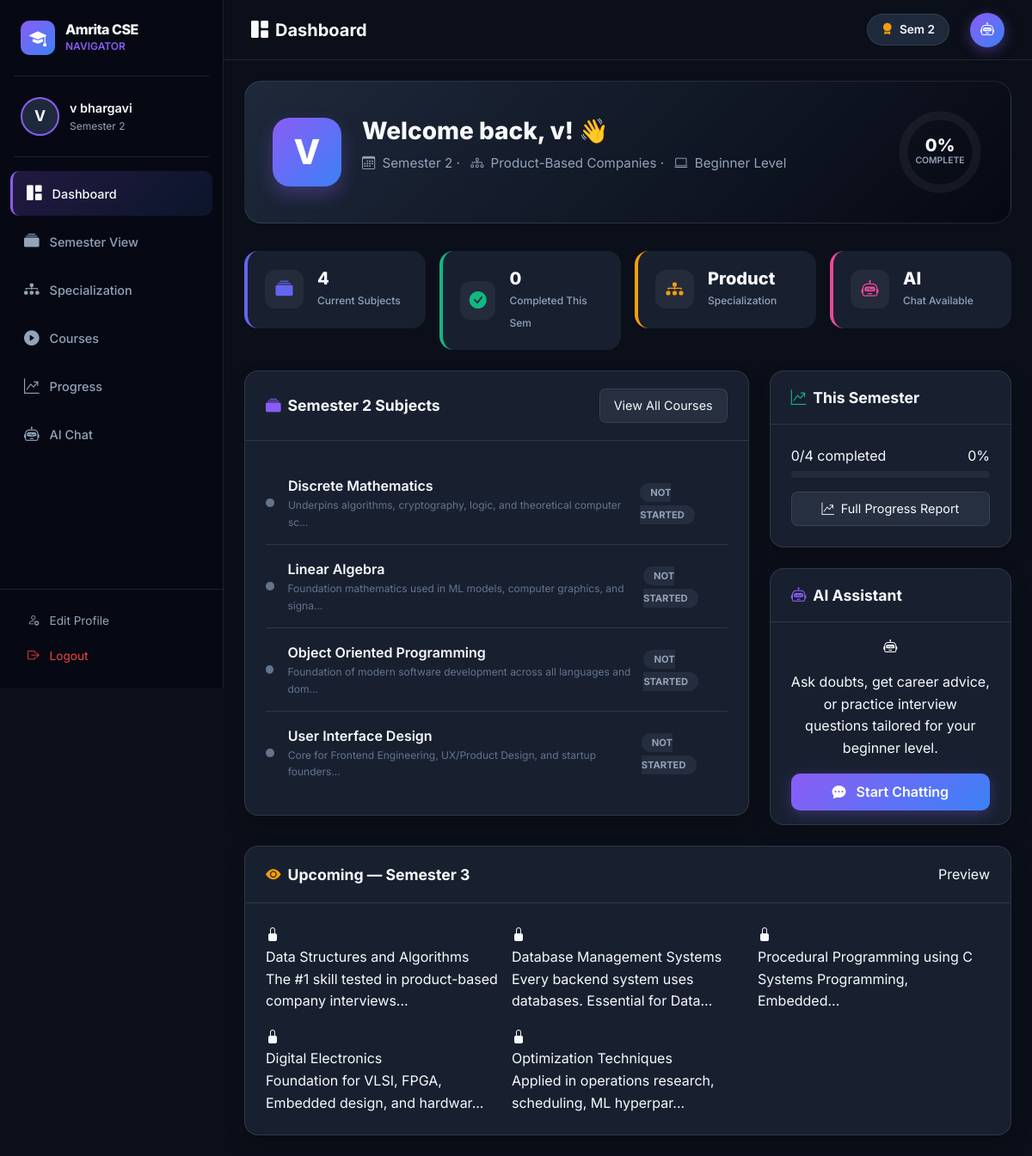
/dashboard (signed in), run on the app's committed database.
### models.py (models this page shows, shortened)
class User(db.Model):
    __tablename__ = "users"
    id = db.Column(db.Integer, primary_key=True)
    name = db.Column(db.String(120), nullable=False)
    semester = db.Column(db.Integer, nullable=False, default=1)
    cgpa = db.Column(db.Float, nullable=True)
    coding_level = db.Column(db.String(50), default="Beginner")
    career_goal_desc = db.Column(db.Text, nullable=True)
    specialization = db.Column(db.String(50), default="Product-Based Companies")
    progress = db.relationship("Progress", backref="user", lazy=True, cascade="all, delete-orphan")
    chat_history = db.relationship("ChatHistory", backref="user", lazy=True, cascade="all, delete-orphan")
    def to_dict(self):
        return {
            "id": self.id,
            "name": self.name,
            "semester": self.semester,
            "cgpa": self.cgpa,
            "coding_level": self.coding_level,
            "career_goal_desc": self.career_goal_desc,
            "specialization": self.specialization,
        }

class Subject(db.Model):
    __tablename__ = "subjects"
    id = db.Column(db.Integer, primary_key=True)
    semester = db.Column(db.Integer, nullable=False)
    subject_name = db.Column(db.String(200), nullable=False)
    career_relevance = db.Column(db.Text, nullable=True)
    progress = db.relationship("Progress", backref="subject", lazy=True)

### app.py (the view)
@app.route("/dashboard")
def dashboard():
    user = get_current_user()
    if not user:
        return redirect(url_for("profile"))
    current_sem_subjects = Subject.query.filter_by(semester=user.semester).all()
    next_sem = user.semester + 1 if user.semester < 8 else None
    next_sem_subjects = Subject.query.filter_by(semester=next_sem).all() if next_sem else []
    progress_stats = get_user_progress_stats(user)
    subject_progress = {}
    for s in current_sem_subjects:
        prog = Progress.query.filter_by(user_id=user.id, subject_id=s.id).first()
        subject_progress[s.id] = prog.status if prog else "Not Started"
    return render_template(
        "dashboard.html",
        user=user,
        current_sem_subjects=current_sem_subjects,
        next_sem_subjects=next_sem_subjects,
        next_sem=next_sem,
        progress_stats=progress_stats,
        subject_progress=subject_progress,
        career_map=CAREER_MAP,
    )

### app.py (called while the page is built)
def get_current_user():
    user_id = session.get("user_id")
    if user_id:
        return User.query.get(user_id)
    return None

### templates/dashboard.html (shortened to what this page needs)
{% extends "base.html" %}
{% set current_user = user %}
{% block page_title %}<i class="bi bi-grid-1x2-fill me-2"></i>Dashboard{% endblock %}
{% block content %}
<div class="welcome-banner animate-fadeInUp">
    <div class="welcome-left">
        <div class="welcome-avatar">{{ user.name[0].upper() }}</div>
        <div>
            <h2 class="welcome-title">Welcome back, {{ user.name.split()[0] }}! 👋</h2>
            <p class="welcome-sub">
                <i class="bi bi-calendar3 me-1"></i> Semester {{ user.semester }} ·
                <i class="bi bi-diagram-3 me-1 ms-2"></i> {{ user.specialization }} ·
                <i class="bi bi-laptop me-1 ms-2"></i> {{ user.coding_level }} Level
            </p>
        </div>
    </div>
    <div class="welcome-right">
        <div class="overall-progress-ring">
            <svg viewBox="0 0 80 80" class="progress-ring-svg">
                <circle cx="40" cy="40" r="34" class="ring-bg" />
                <circle cx="40" cy="40" r="34" class="ring-fill"
                    style="--dash-offset: {{ 213.6 - (213.6 * progress_stats.overall / 100) }}; stroke-dashoffset: var(--dash-offset);" />
            </svg>
            <div class="ring-text">
                <span class="ring-pct">{{ progress_stats.overall }}%</span>
                <span class="ring-label">Complete</span>
            </div>
        </div>
    </div>
</div>
<div class="row g-3 mb-4 animate-fadeInUp" style="animation-delay:0.1s">
    <div class="col-sm-6 col-lg-3">
        <div class="stat-card" style="--card-accent: #6366f1">
            <div class="stat-card-icon"><i class="bi bi-collection-fill"></i></div>
            <div class="stat-card-info">
                <span class="stat-card-number">{{ current_sem_subjects|length }}</span>
                <span class="stat-card-label">Current Subjects</span>
            </div>
        </div>
    </div>
    <div class="col-sm-6 col-lg-3">
        <div class="stat-card" style="--card-accent: #10b981">
            <div class="stat-card-icon"><i class="bi bi-check-circle-fill"></i></div>
            <div class="stat-card-info">
                <span class="stat-card-number">{{ progress_stats.by_semester.get(user.semester, {}).get('completed', 0)
                    }}</span>
                <span class="stat-card-label">Completed This Sem</span>
            </div>
        </div>
    </div>
    <div class="col-sm-6 col-lg-3">
        <div class="stat-card" style="--card-accent: #f59e0b">
            <div class="stat-card-icon"><i class="bi bi-diagram-3-fill"></i></div>
            <div class="stat-card-info">
                <span class="stat-card-number">{{ user.specialization.split('-')[0] }}</span>
                <span class="stat-card-label">Specialization</span>
            </div>
        </div>
    </div>
    <div class="col-sm-6 col-lg-3">
        <div class="stat-card" style="--card-accent: #ec4899">
            <div class="stat-card-icon"><i class="bi bi-robot"></i></div>
            <div class="stat-card-info">
                <span class="stat-card-number">AI</span>
                <span class="stat-card-label">Chat Available</span>
            </div>
        </div>
    </div>
</div>
<div class="row g-4">
    <div class="col-lg-8">
        <div class="card-glass animate-fadeInUp" style="animation-delay:0.2s">
            <div class="card-glass-header">
                <h5><i class="bi bi-collection-fill me-2 text-primary-light"></i>Semester {{ user.semester }} Subjects
                </h5>
                <a href="{{ url_for('courses') }}" class="btn btn-glass btn-sm">View All Courses</a>
            </div>
            <div class="card-glass-body">
                {% for subject in current_sem_subjects %}
                {% set status = subject_progress.get(subject.id, 'Not Started') %}
                <div class="subject-row">
                    <div class="subject-row-left">
                        <div class="subject-status-dot
                            {% if status == 'Completed' %}dot-completed
                            {% elif status == 'In Progress' %}dot-progress
                            {% else %}dot-notstarted{% endif %}">
                        </div>
                        <div>
                            <a href="{{ url_for('subject_detail', subject_id=subject.id) }}" class="subject-row-name">
                                {{ subject.subject_name }}
                            </a>
                            <p class="subject-row-career">{{ career_map.get(subject.subject_name,
                                subject.career_relevance or '')[:70] }}{% if career_map.get(subject.subject_name, '')|
                                length > 70 %}...{% endif %}</p>
                        </div>
                    </div>
                    <div class="subject-row-right">
                        <span class="status-badge status-{{ status.lower().replace(' ', '-') }}">{{ status }}</span>
                    </div>
                </div>
                {% endfor %}
            </div>
        </div>
    </div>
    <div class="col-lg-4">
        <div class="card-glass mb-4 animate-fadeInUp" style="animation-delay:0.3s">
            <div class="card-glass-header">
                <h5><i class="bi bi-graph-up-arrow me-2 text-success-light"></i>This Semester</h5>
            </div>
            <div class="card-glass-body">
                {% set sem_stats = progress_stats.by_semester.get(user.semester, {}) %}
                {% set pct = sem_stats.get('pct', 0) %}
                <div class="progress-stat-label d-flex justify-content-between mb-1">
                    <span>{{ sem_stats.get('completed', 0) }}/{{ sem_stats.get('total', 0) }} completed</span>
                    <span class="fw-600">{{ pct }}%</span>
                </div>
                <div class="custom-progress-bar mb-3">
                </div>
                <div class="d-flex gap-2 flex-wrap mt-3">
                    <a href="{{ url_for('progress') }}" class="btn btn-glass btn-sm w-100">
                        <i class="bi bi-graph-up-arrow me-1"></i> Full Progress Report
                    </a>
                </div>
            </div>
        </div>
        <div class="card-glass ai-chat-card animate-fadeInUp" style="animation-delay:0.4s">
            <div class="card-glass-header">
                <h5><i class="bi bi-robot me-2" style="color: var(--accent-purple)"></i>AI Assistant</h5>
            </div>
            <div class="card-glass-body text-center py-3">
                <div class="ai-card-orb mb-3">
                    <i class="bi bi-robot"></i>
                </div>
                <p class="text-muted-custom mb-3">Ask doubts, get career advice, or practice interview questions tailored for your {{ user.coding_level|lower }} level.</p>
                <a href="{{ url_for('chat') }}" class="btn btn-glow w-100">
                    <i class="bi bi-chat-dots-fill me-2"></i> Start Chatting
                </a>
            </div>
        </div>
    </div>
    {% if next_sem %}
    <div class="col-12 animate-fadeInUp" style="animation-delay:0.5s">
        <div class="card-glass">
            <div class="card-glass-header">
                <h5><i class="bi bi-eye-fill me-2 text-warning-light"></i>Upcoming — Semester {{ next_sem }}</h5>
                <span class="badge-glass">Preview</span>
            </div>
            <div class="card-glass-body">
                <div class="row g-3">
                    {% for subject in next_sem_subjects %}
                    <div class="col-md-6 col-lg-4">
                        <div class="preview-subject-card">
                            <i class="bi bi-lock-fill preview-lock-icon"></i>
                            <div>
                                <div class="preview-subject-name">{{ subject.subject_name }}</div>
                                <div class="preview-subject-career">{{ subject.career_relevance[:55] if
                                    subject.career_relevance else '' }}...</div>
                            </div>
                        </div>
                    </div>
                    {% endfor %}
                </div>
            </div>
        </div>
    </div>
    {% endif %}
</div>
{% endblock %}

### templates/base.html (shortened to what this page needs)
<!DOCTYPE html>
<html lang="en">
<head>
    <link href="https://cdn.jsdelivr.net/npm/bootstrap@5.3.0/dist/css/bootstrap.min.css" rel="stylesheet">
    <link href="https://cdn.jsdelivr.net/npm/bootstrap-icons@1.11.0/font/bootstrap-icons.css" rel="stylesheet">
    <link href="{{ url_for('static', filename='css/style.css') }}" rel="stylesheet">
</head>
<body>
    {% if session.get('user_id') %}
    <nav class="sidebar" id="sidebar">
        <div class="sidebar-header">
            <div class="sidebar-brand">
                <div class="brand-icon">
                    <i class="bi bi-mortarboard-fill"></i>
                </div>
                <div class="brand-text">
                    <span class="brand-name">Amrita CSE</span>
                    <span class="brand-sub">Navigator</span>
                </div>
            </div>
        </div>
        <div class="sidebar-divider"></div>
        {% if current_user %}
        <div class="sidebar-user">
            <div class="user-avatar">{{ current_user.name[0].upper() }}</div>
            <div class="user-info">
                <span class="user-name">{{ current_user.name }}</span>
                <span class="user-sem">Semester {{ current_user.semester }}</span>
            </div>
        </div>
        <div class="sidebar-divider"></div>
        {% endif %}
        <ul class="sidebar-nav">
            <li class="nav-item">
                <a href="{{ url_for('dashboard') }}"
                    class="nav-link {% if request.endpoint == 'dashboard' %}active{% endif %}">
                    <i class="bi bi-grid-1x2-fill"></i>
                    <span>Dashboard</span>
                </a>
            </li>
            <li class="nav-item">
                <a href="{{ url_for('semester') }}"
                    class="nav-link {% if request.endpoint == 'semester' %}active{% endif %}">
                    <i class="bi bi-collection-fill"></i>
                    <span>Semester View</span>
                </a>
            </li>
            <li class="nav-item">
                <a href="{{ url_for('specialization') }}"
                    class="nav-link {% if request.endpoint == 'specialization' %}active{% endif %}">
                    <i class="bi bi-diagram-3-fill"></i>
                    <span>Specialization</span>
                </a>
            </li>
            <li class="nav-item">
                <a href="{{ url_for('courses') }}"
                    class="nav-link {% if request.endpoint in ('courses', 'subject_detail') %}active{% endif %}">
                    <i class="bi bi-play-circle-fill"></i>
                    <span>Courses</span>
                </a>
            </li>
            <li class="nav-item">
                <a href="{{ url_for('progress') }}"
                    class="nav-link {% if request.endpoint == 'progress' %}active{% endif %}">
                    <i class="bi bi-graph-up-arrow"></i>
                    <span>Progress</span>
                </a>
            </li>
            <li class="nav-item">
                <a href="{{ url_for('chat') }}" class="nav-link {% if request.endpoint == 'chat' %}active{% endif %}">
                    <i class="bi bi-robot"></i>
                    <span>AI Chat</span>
                </a>
            </li>
        </ul>
        <div class="sidebar-footer">
            <a href="{{ url_for('profile') }}" class="nav-link-footer">
                <i class="bi bi-person-gear"></i> Edit Profile
            </a>
            <a href="{{ url_for('logout') }}" class="nav-link-footer text-danger-light">
                <i class="bi bi-box-arrow-right"></i> Logout
            </a>
        </div>
    </nav>
    <div class="main-wrapper">
        <header class="topbar">
            <div class="topbar-title">{% block page_title %}{% endblock %}</div>
            <div class="topbar-right">
                {% if current_user %}
                <div class="topbar-badge">
                    <i class="bi bi-award-fill me-1" style="color: var(--accent-gold)"></i>
                    Sem {{ current_user.semester }}
                </div>
                {% endif %}
                <a href="{{ url_for('chat') }}" class="ai-chat-btn" title="AI Chat">
                    <i class="bi bi-robot"></i>
                </a>
            </div>
        </header>
        <main class="content-area">
            {% block content %}{% endblock %}
        </main>
    </div>
    {% endif %}
</body>
</html>

### data on the page
User: name "V", name "v bhargavi", semester "2", name "v", specialization "Product-Based Companies", coding_level "Beginner", by_semester.get "0", specialization "Product", coding_level "beginner"
Subject: subject_name "Discrete Mathematics", subject_name+career_relevance "Underpins algorithms, cryptography, logic, and theoretical computer sc", status "NOT STARTED"
Subject: subject_name "Linear Algebra", subject_name+career_relevance "Foundation mathematics used in ML models, computer graphics, and signa", status "NOT STARTED"
Subject: subject_name "Object Oriented Programming", subject_name+career_relevance "Foundation of modern software development across all languages and dom", status "NOT STARTED"
Subject: subject_name "User Interface Design", subject_name+career_relevance "Core for Frontend Engineering, UX/Product Design, and startup founders", status "NOT STARTED"
Subject: subject_name "Data Structures and Algorithms", career_relevance "The #1 skill tested in product-based company interviews"
Subject: subject_name "Database Management Systems", career_relevance "Every backend system uses databases. Essential for Data"
Subject: subject_name "Procedural Programming using C", career_relevance "Systems Programming, Embedded"
Subject: subject_name "Digital Electronics", career_relevance "Foundation for VLSI, FPGA, Embedded design, and hardwar"
Subject: subject_name "Optimization Techniques", career_relevance "Applied in operations research, scheduling, ML hyperpar"

### other printed values
{{ progress_stats.overall }} "0"
{{ current_sem_subjects|length }} "4"
{{ sem_stats.get('completed', 0) }} "0"
{{ sem_stats.get('total', 0) }} "4"
{{ pct }} "0"
{{ next_sem }} "3"
